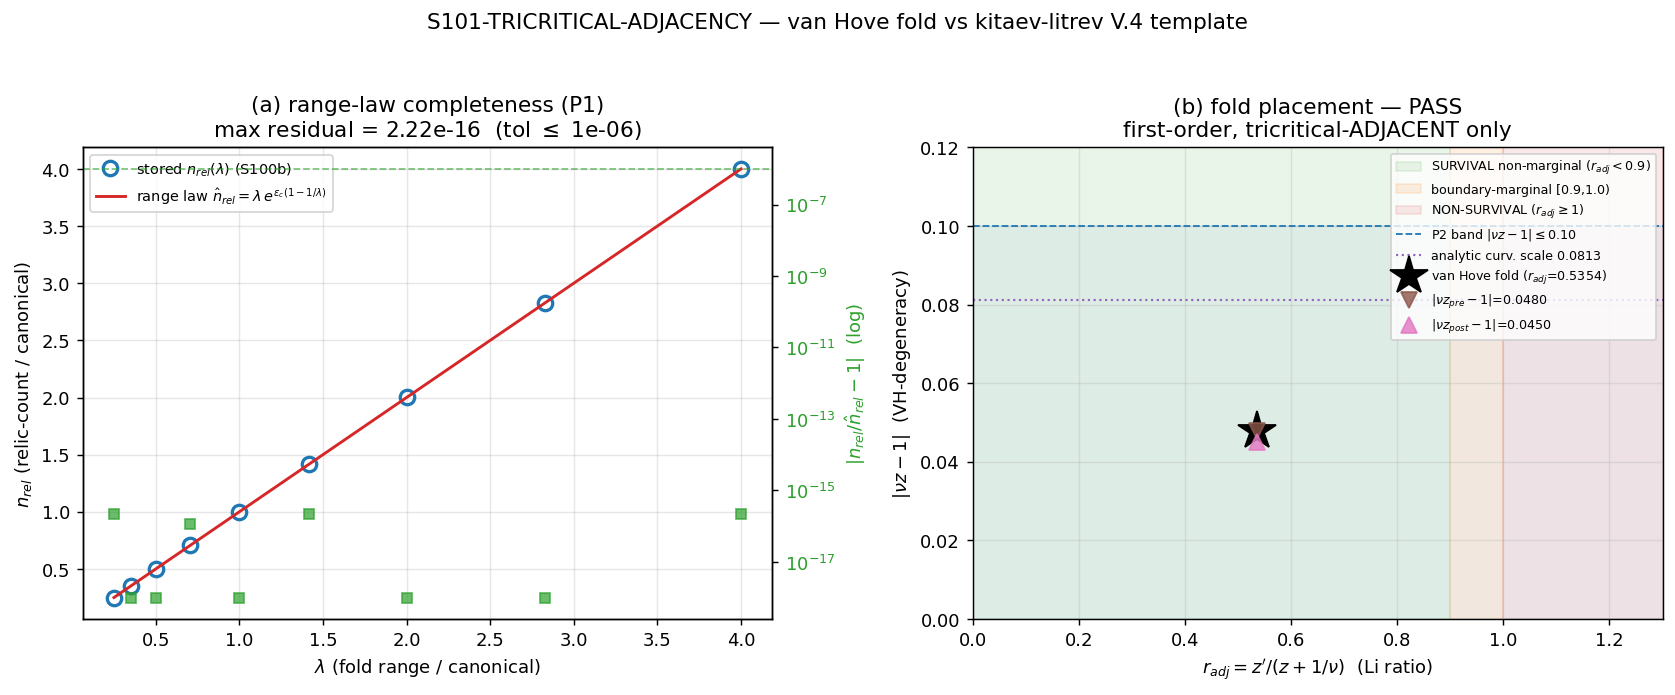

The script that saved this image:
#!/usr/bin/env python3
"""
S101 W5-3 S101-TRICRITICAL-ADJACENCY — fold placement vs kitaev-litrev V.4 template
===================================================================================

Gate: S101-TRICRITICAL-ADJACENCY ([VERIFY])

Pre-registered threshold (composite-conjunction classification gate, V.4 lineage):
  PASS iff (A) r_adj < 0.9 AND (B) P1: max-residual <= 1e-6 AND
           (C) P2: |nuz_pre - 1| <= 0.10 AND |nuz_post - 1| <= 0.10.
  INFO iff r_adj in [0.9, 1.0) (marginal)  OR  P1 residual > 1e-6 (Rao-dominant
           with Li-class sub-window CANDIDATE)  OR  exactly one P2 side breaches.
  FAIL iff r_adj >= 1.0 (Li inequality reversed — contradicts stored S100b
           diagnostics)  OR  both P2 sides breach (un-pins first-order scoping).

Inputs (SHA-256 dual-pinned at runtime — S84+ schema):
  - computations/session-100b/s100b_fold_range_scaling.npz
      (pin 807879880dc13af38e9078ec63c47f227271f06fb58d0df949a7c3f3dfddb98f)
  - sessions/archive/session-99/session-99-litrev-nonequilibrium-transit-kitaev.md
      (pin 76954bd7ca386acbc3b73d24d7e14b5256b93e29d77b0211d2ec23f0c211a182; §V.4 read)
  - canonical_constants.py (feeds audit_sha256 only; consumed name: tau_fold)
  - script bytes (feeds BOTH audit_sha256 and content_sha256)

Output 4-tuple:
  (value=<classification string>, scheme=RAO-RANGE-V4-TEMPLATE, convention=RATIO, L_max=N/A)

Classification: GEOMETRIC — fold placement in the (z, z', nu) diagnostic space of
the Jensen deformation manifold (Level-2 moduli-deformation substrate-IS object);
the diagnostic exponents are NOT critical exponents — nu*z ~ 1 is the analytic
slope of the d2S spectral-action curvature across the first-order van Hove fold.

METHODOLOGY
-----------
The kitaev-litrev V.4 template (session-99-litrev-nonequilibrium-transit-kitaev.md
§V.4) defines a classification gate: extract (z, z', nu) from the fold's gap closure,
apply the Li KZ-survival inequality z' < z + 1/nu as a SECONDARY scaling beneath the
dominant range-saturation, and output 'Rao-class only' vs 'Rao-dominant with a
Li-class sub-window'. KO-dim=6 emergent-SUSY (eta_b = eta_f) is a NARRATIVE
cross-link flag only — never a gate input. All three pinned criteria are evaluated
on the stored S100b W5-2 fold-range-scaling diagnostics (PASS, rho_S=1.0 exact):
  (A) r_adj = zprime_eff / (z_eff + 1/nu_eff): the Li ratio. SURVIVAL iff < 1
      (inequality verbatim), non-marginal iff < 0.9, expected 0.535352.
  (B) P1 range-law completeness: reconstruct n_hat_rel(lambda) from the SINGLE
      scalar eps_canonical ALONE (one parameter, nine points: over-determined),
      test max |n_rel/n_hat_rel - 1| <= 1e-6.
  (C) P2 VH-degeneracy reading of nu*z ~ 1: |nuz_pre-1| <= 0.10 AND
      |nuz_post-1| <= 0.10, band = 1.23x analytic curvature scale
      curv_scale*dtau_window = 0.0813.

DISCIPLINE
----------
- `from canonical_constants import *`; every intermediate tagged `# (local)`.
- a_n Seeley-DeWitt regulator tags: N/A — this gate consumes stored diagnostic
  exponents (z, z', nu, nu*z) and dimensionless ratios; no a_n coefficient is
  cited, so the `a_n^{regulator}` discipline is vacuous here. The upstream
  d2S curvature scale curv_scale is a stored npz scalar, not an a_n coefficient.
- SHA-256 of all input files logged in first 20 lines of stdout; dual-SHA emitted.
- Verdict emitted via the emit_verdict knowledge-MCP tool (race-safe); the script
  PRINTS the payload via print_verdict_payload and does NOT write the verdict file.
"""

from __future__ import annotations

# ---------------------------------------------------------------------------
# Section 1 — Canonical constants (MANDATORY first import)
# ---------------------------------------------------------------------------
import os
os.environ.setdefault("OMP_NUM_THREADS", "8")
os.environ.setdefault("MKL_NUM_THREADS", "8")

import sys
sys.path.insert(0, str(__import__("pathlib").Path(__file__).resolve().parent.parent / "_shared"))
from canonical_constants import *  # noqa: F401,F403  (provides tau_fold)
from canonical_constants import tau_fold

# ---------------------------------------------------------------------------
# Section 2 — Standard imports
# ---------------------------------------------------------------------------
import hashlib
import json
from pathlib import Path

import numpy as np
import matplotlib

matplotlib.use("Agg")
import matplotlib.pyplot as plt

# ---------------------------------------------------------------------------
# Section 3 — Paths + pre-registration
# ---------------------------------------------------------------------------
SESSION_DIR = Path(__file__).resolve().parent
COMPUTATIONS_DIR = SESSION_DIR.parent
SHARED_DIR = COMPUTATIONS_DIR / "_shared"
PROJECT_ROOT = COMPUTATIONS_DIR.parent

SESSION = "S101"                                                   # (local)
GATE_ID = "S101-TRICRITICAL-ADJACENCY"                            # (local)
SCHEME = "RAO-RANGE-V4-TEMPLATE"                                  # (local)
CONVENTION = "RATIO"                                              # (local)
L_MAX = "N/A"                                                     # (local)

# Pre-registered thresholds (define BEFORE running) — exact rationals
R_ADJ_MARGINAL_EDGE = 9.0 / 10.0     # r_adj < 0.9 => non-marginal SURVIVAL  # (local)
R_ADJ_SURVIVAL_EDGE = 1.0            # r_adj < 1.0 => SURVIVAL (Li verbatim) # (local)
P1_RESIDUAL_TOL = 1e-6              # range-law completeness                # (local)
P2_BAND = 1.0 / 10.0               # |nu*z - 1| <= 0.10 per side           # (local)

# Output destinations
OUT_NPZ = SESSION_DIR / "s101_w5_3_tricritical_adjacency.npz"
OUT_PNG = SESSION_DIR / "s101_w5_3_tricritical_adjacency.png"

FOLD_NPZ = COMPUTATIONS_DIR / "session-100b" / "s100b_fold_range_scaling.npz"
LITREV_MD = (
    PROJECT_ROOT / "sessions" / "session-99"
    / "session-99-litrev-nonequilibrium-transit-kitaev.md"
)

# Expected input pins (plan-frozen; verified at runtime)
FOLD_NPZ_PIN = "807879880dc13af38e9078ec63c47f227271f06fb58d0df949a7c3f3dfddb98f"  # (local)
LITREV_PIN = "76954bd7ca386acbc3b73d24d7e14b5256b93e29d77b0211d2ec23f0c211a182"     # (local)

# INPUT_FILES feed the pinmap_json (the audit_sha256 input-pin map): the
# fold-range-scaling npz SHA + the litrev SHA + canonical_constants.py, exactly
# per the plan's audit_sha256_inputs "input-pin map (fold-range-scaling npz SHA
# + litrev SHA)" + machinery_pin_map.
INPUT_FILES = [
    SHARED_DIR / "canonical_constants.py",
    FOLD_NPZ,
    LITREV_MD,
]

# machinery_pin_map (folded into the audit closure per audit_sha256_inputs item 3)
MACHINERY_PIN_MAP = {
    "N_eval": "9(lambda)+11(mach)+1(eps_canonical)",
    "L_max": "N/A",
    "scan_range": "lambda[0.25,4] stored; no new scan",
    "step_size": "N/A stored grids",
    "tolerance": "P1=1e-6;P2=0.10;r_adj_bands={0.9,1.0}",
    "scheme": SCHEME,
    "convention": CONVENTION,
    "adjacency_band_pin": "SURVIVAL iff r_adj<1; non-marginal iff r_adj<0.9; expected 0.535352",
    "profile_class_pin": "P1(range-law,1e-6) AND P2(VH-degeneracy,+/-0.10 both sides)",
    "random_seed": "N/A deterministic",
    "GPU_path": "cpu-cap-OMP8",
}


# ---------------------------------------------------------------------------
# Section 4 — SHA-256 input-pin block (MANDATORY; first 20 lines of stdout)
# ---------------------------------------------------------------------------

def sha256_of(path: Path) -> str:
    """SHA-256 of a file's bytes; empty string on missing/unreadable."""
    h = hashlib.sha256()  # (local)
    try:
        h.update(path.read_bytes())
    except OSError:
        return ""
    return h.hexdigest()


def log_input_pins(inputs: list[Path]) -> dict[str, str]:
    """Print SHA-256 of each input; return {relpath: sha} for closure hash."""
    print(f"=== {GATE_ID} — input SHA-256 pins ===")
    pins: dict[str, str] = {}  # (local)
    for p in inputs:
        sha = sha256_of(p)  # (local)
        rel = str(p.relative_to(PROJECT_ROOT)).replace("\\", "/")  # (local)
        print(f"  {rel}: {sha[:16]}...")
        pins[rel] = sha
    return pins


def compute_dual_sha(
    script_path: Path,
    canonical_path: Path,
    pins: dict[str, str],
    machinery: dict[str, str],
) -> tuple[str, str]:
    """(audit_sha256, content_sha256) per S84+ dual-SHA schema.

    audit_sha256   = sha256( bytes(script) || bytes(canonical) || pinmap_json )
                     where pinmap_json folds in the input-pin map (incl. the
                     fold-range-scaling npz SHA + litrev SHA) AND the
                     machinery_pin_map (audit_sha256_inputs item 3).
    content_sha256 = sha256( bytes(script) ).
    """
    script_bytes = b""  # (local)
    try:
        script_bytes = script_path.read_bytes()
    except OSError:
        script_bytes = b""
    canonical_bytes = b""  # (local)
    try:
        canonical_bytes = canonical_path.read_bytes()
    except OSError:
        canonical_bytes = b""

    pinmap_obj = {"input_pins": dict(sorted(pins.items())),
                  "machinery_pin_map": dict(sorted(machinery.items()))}  # (local)
    pinmap_json = json.dumps(
        pinmap_obj, separators=(",", ":"), sort_keys=True
    ).encode("utf-8")  # (local)

    h_audit = hashlib.sha256()  # (local)
    h_audit.update(script_bytes)
    h_audit.update(canonical_bytes)
    h_audit.update(pinmap_json)
    audit = h_audit.hexdigest()  # (local)

    h_content = hashlib.sha256()  # (local)
    h_content.update(script_bytes)
    content = h_content.hexdigest()  # (local)

    return audit, content


# ---------------------------------------------------------------------------
# Section 5 — Compute
# ---------------------------------------------------------------------------

def compute() -> dict:
    """Evaluate the three pinned V.4-template criteria on the stored S100b npz."""
    d = np.load(FOLD_NPZ, allow_pickle=True)  # (local)

    # ---- stored diagnostic exponents (V.4 template inputs) ----
    z_eff = float(d["z_eff"])              # (local) 1.9040995889317789
    zprime_eff = float(d["zprime_eff"])    # (local) 2.0900692321679655
    nu_eff = float(d["nu_eff"])            # (local) 0.5
    li_lhs_rhs = np.asarray(d["li_inequality_lhs_rhs"], dtype=float)  # (local) cross-check pair
    eps_canonical = float(d["eps_canonical"])  # (local) 6.838563969200696e-4
    lambda_grid = np.asarray(d["lambda_grid"], dtype=float)            # (local) 9 pts
    n_rel_vs_lambda = np.asarray(d["n_rel_vs_lambda"], dtype=float)    # (local) 9 pts stored
    nuz_pre = float(d["nuz_pre"])          # (local) 0.9520497944658894
    nuz_post = float(d["nuz_post"])        # (local) 1.0450346160839827
    curv_scale = float(d["curv_scale"])    # (local) 2.7087750704568077
    dtau_window = float(d["dtau_window"])  # (local) 0.03
    rho_S = float(d["rho_S_spearman"])     # (local) 1.0 exact (monotone profile)
    p_range_fit = float(d["p_range_fit"])  # (local) 1.000859... Rao range-law exponent

    # =====================================================================
    # (A) ADJACENCY BAND — r_adj = zprime / (z + 1/nu)   [Li ratio]
    #   Substitution chain:
    #     denom = z_eff + 1/nu_eff = 1.9040995889317789 + 1/0.5
    #           = 1.9040995889317789 + 2.0 = 3.9040995889317789  (= li_rhs)
    #     r_adj = zprime_eff / denom = 2.0900692321679655 / 3.9040995889...
    #           = 0.535352...
    #     r_adj < 1.0 => SURVIVAL (Li inequality z' < z + 1/nu holds verbatim)
    #     r_adj < 0.9 => non-marginal
    # =====================================================================
    denom_li = z_eff + 1.0 / nu_eff   # (local)
    r_adj = zprime_eff / denom_li     # (local)
    margin_to_survival = R_ADJ_SURVIVAL_EDGE - r_adj  # (local) distance to boundary 1.0
    margin_to_marginal = R_ADJ_MARGINAL_EDGE - r_adj  # (local) distance to 0.9 edge

    # cross-check: stored li_inequality_lhs_rhs == (zprime, z + 1/nu)
    li_lhs_match = abs(li_lhs_rhs[0] - zprime_eff)   # (local)
    li_rhs_match = abs(li_lhs_rhs[1] - denom_li)     # (local)
    li_survival_verbatim = bool(li_lhs_rhs[0] < li_lhs_rhs[1])  # (local) z' < z+1/nu

    if r_adj >= R_ADJ_SURVIVAL_EDGE:
        band_A = "NON-SURVIVAL"          # (local)
        A_pass = False                   # (local)
        A_marginal = False               # (local)
    elif r_adj >= R_ADJ_MARGINAL_EDGE:
        band_A = "BOUNDARY-MARGINAL"     # (local)
        A_pass = False                   # (local) marginal -> INFO, not PASS
        A_marginal = True                # (local)
    else:
        band_A = "SURVIVAL-non-marginal"  # (local)
        A_pass = True                     # (local)
        A_marginal = False                # (local)

    # =====================================================================
    # (B) PROFILE-CLASS P1 — range-law completeness.
    #   Reconstruct n_hat_rel(lambda) = lambda * exp(eps_c * (1 - 1/lambda))
    #   from eps_canonical ALONE (never from n_rel_vs_lambda). One scalar
    #   parameter explains nine stored points: over-determined cross-check.
    #   PASS iff max_lambda |n_rel_vs_lambda / n_hat_rel - 1| <= 1e-6.
    # =====================================================================
    n_hat_rel = lambda_grid * np.exp(eps_canonical * (1.0 - 1.0 / lambda_grid))  # (local)
    p1_residual_profile = np.abs(n_rel_vs_lambda / n_hat_rel - 1.0)              # (local) 9 pts
    p1_max_residual = float(np.max(p1_residual_profile))                          # (local)
    P1_pass = bool(p1_max_residual <= P1_RESIDUAL_TOL)                            # (local)

    # deviation-from-proportionality structure D(lambda) = n_rel/lambda - 1
    # (the CF's 'non-monotone profile' = sign change of D at lambda=1, curvature
    #  keyed to eps_c — NOT a non-monotone n_rel; rho_S=1.0 confirms monotone).
    D_lambda = n_rel_vs_lambda / lambda_grid - 1.0                               # (local) sign-change @ lambda=1
    D_hat_lambda = n_hat_rel / lambda_grid - 1.0                                 # (local) range-law D
    D_residual = np.abs(D_lambda - D_hat_lambda)                                 # (local)
    D_max_residual = float(np.max(D_residual))                                   # (local)

    # =====================================================================
    # (C) PROFILE-CLASS P2 — VH-degeneracy reading of nu*z ~ 1.
    #   Substitution chain (band derivation):
    #     analytic first-order: nu*z = 1 EXACTLY in delta->0; finite-window
    #       corrections +/- curv_scale*delta. expected |nu*z-1| <~ curv_scale*dtau
    #       = 2.7087750704568077 * 0.03 = 0.08126.
    #     band |nu*z-1| <= 0.10 (= 1.23x the curvature-correction scale).
    #     stored deviations: |nuz_pre-1|=0.0480, |nuz_post-1|=0.0450; both
    #       < 0.08126 < 0.10 => both-side PASS; slope = analytic d2S fold
    #       curvature, NOT an independent critical exponent.
    # =====================================================================
    analytic_corr_scale = curv_scale * dtau_window  # (local) 0.08126
    dev_pre = abs(nuz_pre - 1.0)                     # (local) 0.0480
    dev_post = abs(nuz_post - 1.0)                   # (local) 0.0450
    P2_pre_pass = bool(dev_pre <= P2_BAND)           # (local)
    P2_post_pass = bool(dev_post <= P2_BAND)         # (local)
    P2_pass = bool(P2_pre_pass and P2_post_pass)     # (local)
    P2_n_breaches = int((not P2_pre_pass) + (not P2_post_pass))  # (local) 0/1/2

    # =====================================================================
    # COMPOSITE classification (composite-conjunction; V.4 template)
    # =====================================================================
    if r_adj >= R_ADJ_SURVIVAL_EDGE:
        verdict = "FAIL"                  # (local) Li inequality reversed
        fail_reason = "r_adj>=1.0 (Li inequality reversed — contradicts stored S100b diagnostics)"  # (local)
    elif P2_n_breaches == 2:
        verdict = "FAIL"                  # (local) both P2 sides breach
        fail_reason = "both P2 sides breach nu*z analytic-first-order band (un-pins S100b W5-2 first-order scoping)"  # (local)
    elif A_pass and P1_pass and P2_pass:
        verdict = "PASS"                  # (local)
        fail_reason = ""                  # (local)
    else:
        verdict = "INFO"                  # (local) marginal / P1 residual / one-sided P2
        reasons = []                      # (local)
        if A_marginal:
            reasons.append("r_adj marginal [0.9,1.0)")
        if not P1_pass:
            reasons.append("P1 residual>1e-6 (Rao-dominant with Li-class sub-window CANDIDATE)")
        if P2_n_breaches == 1:
            side = "pre" if not P2_pre_pass else "post"  # (local)
            reasons.append(f"one-sided P2 breach ({side})")
        fail_reason = "; ".join(reasons)  # (local)

    # V.4 template classification string (scoping verbatim)
    if verdict == "PASS":
        classification = "first-order, tricritical-ADJACENT only | Rao-class only (no residual Li-class KZ sub-window)"  # (local)
    elif verdict == "INFO" and not P1_pass:
        classification = "first-order, tricritical-ADJACENT only | Rao-dominant with Li-class sub-window CANDIDATE"  # (local)
    elif verdict == "INFO":
        classification = "first-order, tricritical-ADJACENT only | Rao-class (marginal/asymmetric extraction flag)"  # (local)
    else:
        classification = "FAIL — fold re-classification required (contradicts S100b first-order scoping)"  # (local)

    # KO-dim=6 emergent-SUSY adjacency flag (NARRATIVE cross-link ONLY; never a
    # gate input). The V.4 template flags eta_b = eta_f iff emergent SUSY appears
    # at the fold. This gate does NOT compute eta_b/eta_f (the boson/fermion
    # spectral-asymmetry pair); the adjacency is UNTESTED and flagged-only.
    ko6_susy_flag = "UNTESTED — eta_b=eta_f emergent-SUSY adjacency not computed here (narrative cross-link to KO-dim=6 only)"  # (local)

    return {
        # criterion A
        "z_eff": z_eff, "zprime_eff": zprime_eff, "nu_eff": nu_eff,
        "denom_li": denom_li, "r_adj": r_adj,
        "margin_to_survival": margin_to_survival,
        "margin_to_marginal": margin_to_marginal,
        "band_A": band_A, "A_pass": A_pass, "A_marginal": A_marginal,
        "li_inequality_lhs_rhs": li_lhs_rhs,
        "li_lhs_match": li_lhs_match, "li_rhs_match": li_rhs_match,
        "li_survival_verbatim": li_survival_verbatim,
        # criterion B (P1)
        "eps_canonical": eps_canonical,
        "lambda_grid": lambda_grid,
        "n_rel_vs_lambda": n_rel_vs_lambda,
        "n_hat_rel": n_hat_rel,
        "p1_residual_profile": p1_residual_profile,
        "p1_max_residual": p1_max_residual, "P1_pass": P1_pass,
        "D_lambda": D_lambda, "D_hat_lambda": D_hat_lambda,
        "D_max_residual": D_max_residual,
        "p_range_fit": p_range_fit, "rho_S": rho_S,
        # criterion C (P2)
        "nuz_pre": nuz_pre, "nuz_post": nuz_post,
        "curv_scale": curv_scale, "dtau_window": dtau_window,
        "analytic_corr_scale": analytic_corr_scale,
        "dev_pre": dev_pre, "dev_post": dev_post,
        "P2_pre_pass": P2_pre_pass, "P2_post_pass": P2_post_pass,
        "P2_pass": P2_pass, "P2_n_breaches": P2_n_breaches,
        # composite
        "verdict": verdict, "fail_reason": fail_reason,
        "classification": classification,
        "ko6_susy_flag": ko6_susy_flag,
        "tau_fold": float(tau_fold),
        # thresholds (pinned)
        "R_ADJ_MARGINAL_EDGE": R_ADJ_MARGINAL_EDGE,
        "R_ADJ_SURVIVAL_EDGE": R_ADJ_SURVIVAL_EDGE,
        "P1_RESIDUAL_TOL": P1_RESIDUAL_TOL,
        "P2_BAND": P2_BAND,
    }


# ---------------------------------------------------------------------------
# Section 6 — Verdict payload
# ---------------------------------------------------------------------------

def print_verdict_payload(verdict, value, audit_sha, content_sha):
    """Emit the verdict PAYLOAD for the dispatching AGENT to pass to emit_verdict.
    The script does NOT write the verdict file (race-safe; gate-verdicts.md)."""
    payload = {
        "session": 101,
        "gate_id": GATE_ID,
        "verdict": verdict,
        "value": str(value),
        "scheme": SCHEME,
        "convention": CONVENTION,
        "l_max": str(L_MAX),
        "audit_sha256": audit_sha,
        "content_sha256": content_sha,
        "schema_version": "S84+",
    }
    print("<<<EMIT_VERDICT_PAYLOAD>>>")
    print(json.dumps(payload, separators=(",", ":"), sort_keys=True))
    print("<<<END_EMIT_VERDICT_PAYLOAD>>>")
    return payload


# ---------------------------------------------------------------------------
# Section 7 — Plot
# ---------------------------------------------------------------------------

def make_plot(R: dict) -> None:
    fig, (ax0, ax1) = plt.subplots(1, 2, figsize=(13, 5.2))

    # Panel (a): n_rel_vs_lambda + range-law reconstruction + residual
    lam = R["lambda_grid"]  # (local)
    ax0.plot(lam, R["n_rel_vs_lambda"], "o", ms=8, mfc="none",
             mec="C0", mew=1.8, label="stored $n_{rel}(\\lambda)$ (S100b)")
    lam_fine = np.linspace(lam.min(), lam.max(), 200)  # (local)
    eps = R["eps_canonical"]  # (local)
    n_hat_fine = lam_fine * np.exp(eps * (1.0 - 1.0 / lam_fine))  # (local)
    ax0.plot(lam_fine, n_hat_fine, "-", color="C3", lw=1.6,
             label="range law $\\hat n_{rel}=\\lambda\\,e^{\\varepsilon_c(1-1/\\lambda)}$")
    ax0.set_xlabel("$\\lambda$ (fold range / canonical)")
    ax0.set_ylabel("$n_{rel}$ (relic-count / canonical)")
    ax0.set_title("(a) range-law completeness (P1)\n"
                  f"max residual = {R['p1_max_residual']:.2e}  "
                  f"(tol $\\leq$ {R['P1_RESIDUAL_TOL']:.0e})")
    ax0.legend(loc="upper left", fontsize=8)
    ax0.grid(alpha=0.3)
    axr = ax0.twinx()  # (local)
    axr.semilogy(lam, np.maximum(R["p1_residual_profile"], 1e-18), "s",
                 ms=5, color="C2", alpha=0.7, label="|residual|")
    axr.axhline(R["P1_RESIDUAL_TOL"], color="C2", ls="--", lw=1.0, alpha=0.6)
    axr.set_ylabel("|$n_{rel}/\\hat n_{rel}-1$|  (log)", color="C2")
    axr.tick_params(axis="y", labelcolor="C2")

    # Panel (b): fold placement in (r_adj, |nuz-1|) classification plane
    ax1.axvspan(0.0, R["R_ADJ_MARGINAL_EDGE"], color="C2", alpha=0.10,
                label="SURVIVAL non-marginal ($r_{adj}<0.9$)")
    ax1.axvspan(R["R_ADJ_MARGINAL_EDGE"], R["R_ADJ_SURVIVAL_EDGE"],
                color="C1", alpha=0.12, label="boundary-marginal [0.9,1.0)")
    ax1.axvspan(R["R_ADJ_SURVIVAL_EDGE"], 1.3, color="C3", alpha=0.10,
                label="NON-SURVIVAL ($r_{adj}\\geq1$)")
    ax1.axhspan(0.0, R["P2_BAND"], color="C0", alpha=0.06)
    ax1.axhline(R["P2_BAND"], color="C0", ls="--", lw=1.0,
                label="P2 band $|\\nu z-1|\\leq0.10$")
    ax1.axhline(R["analytic_corr_scale"], color="C4", ls=":", lw=1.2,
                label=f"analytic curv. scale {R['analytic_corr_scale']:.4f}")
    # fold point: r_adj on x, max(|nuz-1|) on y
    y_fold = max(R["dev_pre"], R["dev_post"])  # (local)
    ax1.plot([R["r_adj"]], [y_fold], "*", ms=22, color="k",
             label=f"van Hove fold ($r_{{adj}}$={R['r_adj']:.4f})")
    ax1.plot([R["r_adj"]], [R["dev_pre"]], "v", ms=9, color="C5",
             alpha=0.8, label=f"$|\\nu z_{{pre}}-1|$={R['dev_pre']:.4f}")
    ax1.plot([R["r_adj"]], [R["dev_post"]], "^", ms=9, color="C6",
             alpha=0.8, label=f"$|\\nu z_{{post}}-1|$={R['dev_post']:.4f}")
    ax1.set_xlim(0.0, 1.3)
    ax1.set_ylim(0.0, max(0.12, y_fold * 1.4))
    ax1.set_xlabel("$r_{adj} = z'/(z+1/\\nu)$  (Li ratio)")
    ax1.set_ylabel("$|\\nu z - 1|$  (VH-degeneracy)")
    ax1.set_title(f"(b) fold placement — {R['verdict']}\n"
                  "first-order, tricritical-ADJACENT only")
    ax1.legend(loc="upper right", fontsize=7, ncol=1)
    ax1.grid(alpha=0.3)

    fig.suptitle("S101-TRICRITICAL-ADJACENCY — van Hove fold vs kitaev-litrev V.4 template",
                 fontsize=12, y=1.02)
    fig.tight_layout()
    fig.savefig(OUT_PNG, dpi=130, bbox_inches="tight")
    plt.close(fig)


# ---------------------------------------------------------------------------
# Section 8 — Main
# ---------------------------------------------------------------------------

def main() -> int:
    pins = log_input_pins(INPUT_FILES)  # (local)

    # Verify input pins against plan-frozen values (PIN-DRIFT guard).
    fold_sha = pins.get("computations/session-100b/s100b_fold_range_scaling.npz", "")  # (local)
    litrev_sha = pins.get(
        "sessions/archive/session-99/session-99-litrev-nonequilibrium-transit-kitaev.md", "")  # (local)
    print(f"  [pin-check] fold npz   == plan pin: {fold_sha == FOLD_NPZ_PIN}")
    print(f"  [pin-check] litrev md  == plan pin: {litrev_sha == LITREV_PIN}")
    if fold_sha != FOLD_NPZ_PIN:
        print(f"  !! FOLD NPZ SHA DRIFT: got {fold_sha}, expected {FOLD_NPZ_PIN}",
              file=sys.stderr)
        return 2
    if litrev_sha != LITREV_PIN:
        print(f"  !! LITREV SHA DRIFT: got {litrev_sha}, expected {LITREV_PIN}",
              file=sys.stderr)
        return 2

    audit_sha, content_sha = compute_dual_sha(
        Path(__file__).resolve(), SHARED_DIR / "canonical_constants.py",
        pins, MACHINERY_PIN_MAP)  # (local)
    print(f"  audit_sha256   = {audit_sha}")
    print(f"  content_sha256 = {content_sha}")
    print(f"  tau_fold (canonical) = {float(tau_fold)}")

    R = compute()  # (local)

    # ---- report ----
    print("\n=== CRITERION (A) ADJACENCY BAND (Li ratio) ===")
    print(f"  z_eff = {R['z_eff']:.16g}")
    print(f"  zprime_eff = {R['zprime_eff']:.16g}")
    print(f"  nu_eff = {R['nu_eff']:.16g}  ->  1/nu = {1.0/R['nu_eff']:.16g}")
    print(f"  denom = z + 1/nu = {R['denom_li']:.16g}  "
          f"(stored li_rhs = {R['li_inequality_lhs_rhs'][1]:.8f}, "
          f"match diff = {R['li_rhs_match']:.2e})")
    print(f"  r_adj = z'/(z+1/nu) = {R['r_adj']:.16g}  (expected 0.535352)")
    print(f"  margin to survival edge (1.0) = {R['margin_to_survival']:.6f}  (expected 0.4646)")
    print(f"  margin to marginal edge (0.9) = {R['margin_to_marginal']:.6f}")
    print(f"  Li survival verbatim (z'<z+1/nu): {R['li_survival_verbatim']}")
    print(f"  BAND_A = {R['band_A']}  ->  A_pass = {R['A_pass']}")

    print("\n=== CRITERION (B) P1 RANGE-LAW COMPLETENESS ===")
    print(f"  eps_canonical = {R['eps_canonical']:.16g}  (single reconstruction parameter)")
    print(f"  n_hat_rel(lambda) reconstructed from eps_canonical ALONE over 9-pt grid")
    print(f"  max |n_rel/n_hat_rel - 1| = {R['p1_max_residual']:.3e}  (tol <= {R['P1_RESIDUAL_TOL']:.0e})")
    print(f"  D(lambda)=n_rel/lambda-1 sign-change structure residual = {R['D_max_residual']:.3e}")
    print(f"  Rao range-law exponent p_range_fit = {R['p_range_fit']:.6f}; rho_S(monotone) = {R['rho_S']:.6f}")
    print(f"  P1_pass = {R['P1_pass']}")

    print("\n=== CRITERION (C) P2 VH-DEGENERACY (nu*z ~ 1) ===")
    print(f"  curv_scale = {R['curv_scale']:.16g}, dtau_window = {R['dtau_window']:.6g}")
    print(f"  analytic curvature-correction scale = curv_scale*dtau = {R['analytic_corr_scale']:.6f}")
    print(f"  nuz_pre = {R['nuz_pre']:.16g}  ->  |nuz_pre-1| = {R['dev_pre']:.6f}  (<= 0.10? {R['P2_pre_pass']})")
    print(f"  nuz_post = {R['nuz_post']:.16g}  ->  |nuz_post-1| = {R['dev_post']:.6f}  (<= 0.10? {R['P2_post_pass']})")
    print(f"  P2_pass = {R['P2_pass']}  (n_breaches = {R['P2_n_breaches']})")

    print("\n=== COMPOSITE CLASSIFICATION ===")
    print(f"  VERDICT = {R['verdict']}")
    if R["fail_reason"]:
        print(f"  reason: {R['fail_reason']}")
    print(f"  classification: {R['classification']}")
    print(f"  KO-dim=6 SUSY flag: {R['ko6_susy_flag']}")

    # ---- save npz ----
    np.savez(
        OUT_NPZ,
        # A
        z_eff=R["z_eff"], zprime_eff=R["zprime_eff"], nu_eff=R["nu_eff"],
        denom_li=R["denom_li"], r_adj=R["r_adj"],
        margin_to_survival=R["margin_to_survival"],
        margin_to_marginal=R["margin_to_marginal"],
        band_A=np.array([R["band_A"]]), A_pass=R["A_pass"],
        li_inequality_lhs_rhs=R["li_inequality_lhs_rhs"],
        li_survival_verbatim=R["li_survival_verbatim"],
        # B (P1)
        eps_canonical=R["eps_canonical"], lambda_grid=R["lambda_grid"],
        n_rel_vs_lambda=R["n_rel_vs_lambda"], n_hat_rel=R["n_hat_rel"],
        p1_residual_profile=R["p1_residual_profile"],
        p1_max_residual=R["p1_max_residual"], P1_pass=R["P1_pass"],
        D_lambda=R["D_lambda"], D_hat_lambda=R["D_hat_lambda"],
        D_max_residual=R["D_max_residual"],
        p_range_fit=R["p_range_fit"], rho_S=R["rho_S"],
        # C (P2)
        nuz_pre=R["nuz_pre"], nuz_post=R["nuz_post"],
        curv_scale=R["curv_scale"], dtau_window=R["dtau_window"],
        analytic_corr_scale=R["analytic_corr_scale"],
        dev_pre=R["dev_pre"], dev_post=R["dev_post"],
        P2_pre_pass=R["P2_pre_pass"], P2_post_pass=R["P2_post_pass"],
        P2_pass=R["P2_pass"], P2_n_breaches=R["P2_n_breaches"],
        # composite
        verdict=np.array([R["verdict"]]),
        classification=np.array([R["classification"]]),
        ko6_susy_flag=np.array([R["ko6_susy_flag"]]),
        tau_fold=R["tau_fold"],
        # thresholds
        R_ADJ_MARGINAL_EDGE=R["R_ADJ_MARGINAL_EDGE"],
        R_ADJ_SURVIVAL_EDGE=R["R_ADJ_SURVIVAL_EDGE"],
        P1_RESIDUAL_TOL=R["P1_RESIDUAL_TOL"], P2_BAND=R["P2_BAND"],
        audit_sha256=np.array([audit_sha]),
        content_sha256=np.array([content_sha]),
    )
    print(f"\n  saved npz -> {OUT_NPZ}")

    make_plot(R)
    print(f"  saved png -> {OUT_PNG}")

    # ---- 4-tuple (final non-verdict line) ----
    val_str = (f"r_adj={R['r_adj']:.6f}|P1res={R['p1_max_residual']:.2e}|"
               f"nuzdev=({R['dev_pre']:.4f},{R['dev_post']:.4f})|{R['classification']}")  # (local)
    print(f"\n(value={val_str!r}, scheme={SCHEME}, convention={CONVENTION}, L_max={L_MAX})")

    # ---- verdict payload ----
    print_verdict_payload(R["verdict"], val_str, audit_sha, content_sha)
    return 0


if __name__ == "__main__":
    raise SystemExit(main())
